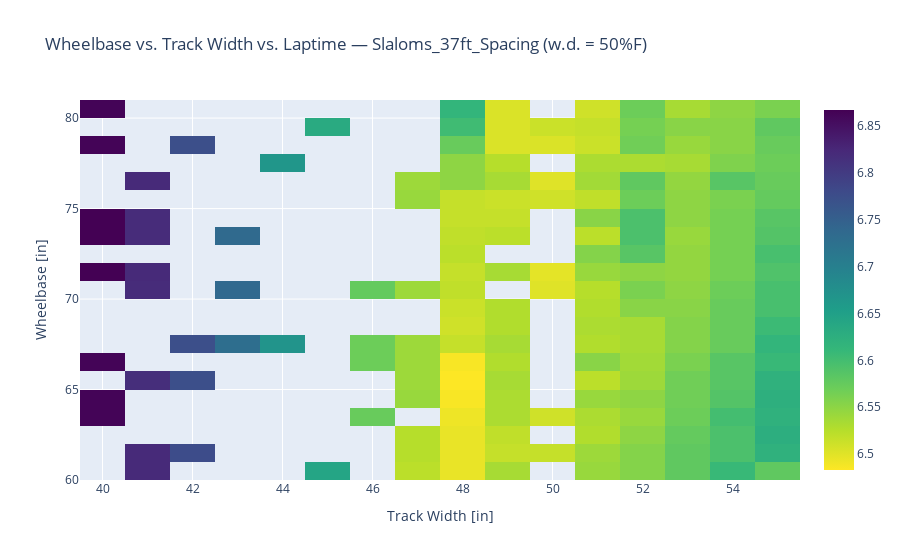

Notebook source saved alongside this figure:
### Code cell
name = "Slaloms_37ft_Spacing"
fig = show_laptimes(5, name)
fig.write_image("{}.png".format(name), width=1000, height=500)
fig.show()

### Figure 1 — Plotly figure (JSON) as saved in the notebook; plotly's stock layout.template omitted (floating-point values rounded to 4 significant figures; data arrays with more than 128 entries replaced by an {"elided": "..."} marker saying what was removed)
{"data": [{"colorscale": [[0, "#fde725"], [0.1111, "#b5de2b"], [0.2222, "#6ece58"], [0.3333, "#35b779"], [0.4444, "#1f9e89"], [0.5556, "#26828e"], [0.6667, "#31688e"], [0.7778, "#3e4989"], [0.8889, "#482878"], [1, "#440154"]], "hoverongaps": false, "type": "heatmap", "x": [40, 41, 42, 43, 44, 45, 46, 47, 48, 49, 50, 51, 52, 53, 54, 55], "y": [60.5, 61.5, 62.5, 63.5, 64.5, 65.5, 66.5, 67.5, 68.5, 69.5, 70.5, 71.5, 72.5, 73.5, 74.5, 75.5, 76.5, 77.5, 78.5, 79.5, 80.5], "z": {"elided": "21x16 float values"}}], "layout": {"title": {"text": "Wheelbase vs. Track Width vs. Laptime — Slaloms_37ft_Spacing (w.d. = 50%F)"}, "xaxis": {"title": {"text": "Track Width [in]"}}, "yaxis": {"title": {"text": "Wheelbase [in]"}}}}
